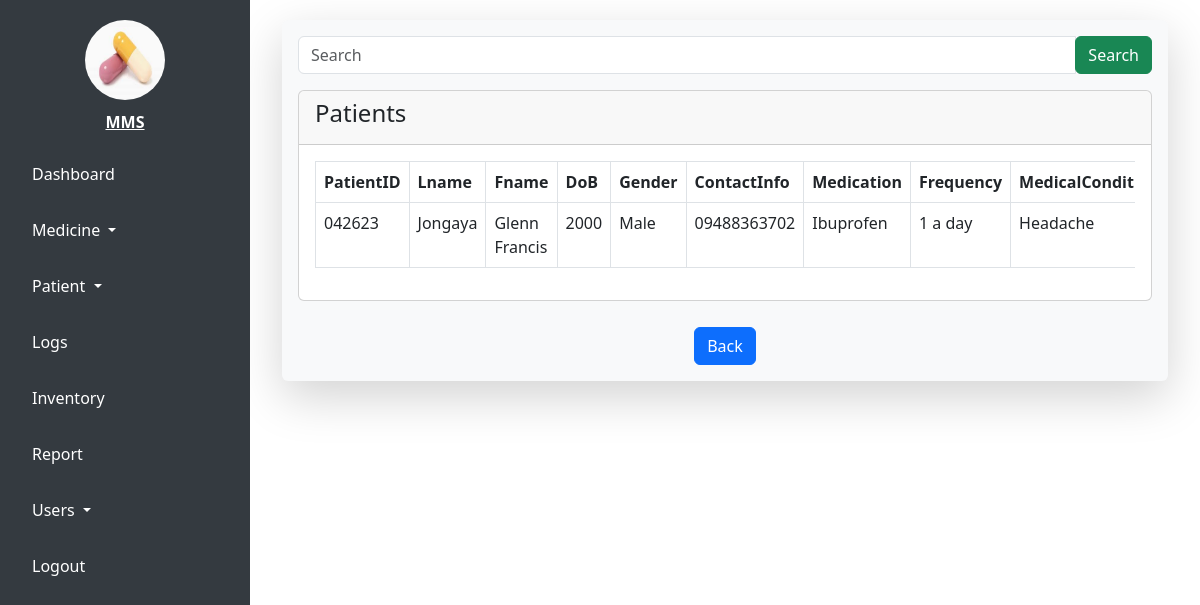
The app's page /patient.php (signed in) with its own data.
### tables this page shows
CREATE TABLE `tbl_patient` (
  `ID` int(11) NOT NULL,
  `PatientID` varchar(6) NOT NULL,
  `Lname` varchar(20) NOT NULL,
  `Fname` varchar(20) NOT NULL,
  `DoB` int(4) NOT NULL,
  `Gender` varchar(20) NOT NULL,
  `ContactInfo` varchar(11) NOT NULL,
  `MedicineType` varchar(20) NOT NULL,
  `MedicineName` varchar(20) NOT NULL,
  `Frequency` varchar(50) NOT NULL,
  `MedicalCondition` varchar(500) NOT NULL
);

### patient.php (the view, shortened to what this page needs)
<?php
	include 'connection/connection.php';
?>
<!DOCTYPE html>
<html lang="en">
<head>
    <link href="https://cdn.jsdelivr.net/npm/bootstrap@5.3.0-alpha1/dist/css/bootstrap.min.css" rel="stylesheet">
</head>
<body>
<div class="sidebar" id="sidebar">
    <a class="sidebar-brand" href="#">
        <img src="medicines/tablet2.jpeg" alt="Logo">
        <span>MMS</span>
    </a>
    <ul class="sidebar-nav nav flex-column">
        <li class="nav-item">
            <a class="nav-link" href="admin.php">Dashboard</a>
        </li>
        <li class="nav-item dropdown">
            <a class="nav-link dropdown-toggle" href="#" id="medicineDropdown" role="button" data-bs-toggle="dropdown" aria-haspopup="true" aria-expanded="false">
                Medicine
            </a>
        </li>
        <li class="nav-item dropdown">
            <a class="nav-link dropdown-toggle" href="#" id="patientDropdown" role="button" data-bs-toggle="dropdown" aria-haspopup="true" aria-expanded="false">
                Patient
            </a>
        </li>
        <li class="nav-item">
            <a class="nav-link" href="logs.php">Logs</a>
        </li>
        <li class="nav-item">
            <a class="nav-link" href="inventory.php">Inventory</a>
        </li>
        <li class="nav-item">
            <a class="nav-link" href="report.php">Report</a>
        </li>
        <li class="nav-item dropdown">
            <a class="nav-link dropdown-toggle" href="#" id="usersDropdown" role="button" data-bs-toggle="dropdown" aria-haspopup="true" aria-expanded="false">
                Users
            </a>
        </li>
        <li class="nav-item">
            <a class="nav-link" href="session.php">Logout</a>
        </li>
    </ul>
</div>
<div class="main-content" id="main-content">
    <div class="container-fluid">
        <div class="shadow-lg p-3 mb-5 bg-body-tertiary rounded">
<?php
$result = $conn->query("SELECT * FROM tbl_patient");
?>
  <div class="row g-3">
    <div class="col-mb-3">
      <form action="editpatient.php" method="GET" class="mb-3">
        <div class="input-group">
          <input type="text" name="search" class="form-control" placeholder="Search">
          <div class="input-group-append">
            <button type="submit" name="submit" class="btn btn-success">Search</button>
          </div>
        </div>
      </form>
      <div class="card">
        <div class="card-header">
          <h4>Patients</h4>
        </div>
        <div class="card-body">
          <div class="table-responsive">
            <table class="table table-hover table-bordered">
              <thead>
                <tr>
                  <th>PatientID</th>
                  <th>Lname</th>
                  <th>Fname</th>
                  <th>DoB</th>
                  <th>Gender</th>
                  <th>ContactInfo</th>
                  <th>Medication</th>
                  <th>Frequency</th>
                  <th>MedicalCondition</th>
                </tr>
              </thead>
              <tbody>
                <?php while ($row = mysqli_fetch_object($result)) { ?>
                  <tr>
                    <td><?php echo $row->PatientID ?></td>
                    <td><?php echo $row->Lname ?></td>
                    <td><?php echo $row->Fname ?></td>
                    <td><?php echo $row->DoB ?></td>
                    <td><?php echo $row->Gender ?></td>
                    <td><?php echo $row->ContactInfo ?></td>
                    <td><?php echo $row->MedicineName ?></td>
                    <td><?php echo $row->Frequency ?></td>
                    <td><?php echo $row->MedicalCondition ?></td>
                  </tr>
                <?php } ?>
              </tbody>
            </table>
          </div>
        </div>
      </div>
    </div>
    <div class="text-center">
       <a href="report.php" class="btn btn-primary" style="margin-top: 10px">Back</a>
    </div>
    </div>
  </div>
</div>
</body>
</html>

### patient.php (style rules this page uses)
body { display: flex; height: 100vh; margin: 0; overflow-x: hidden; }
.sidebar { background-color: #343a40; width: 250px; display: flex; flex-direction: column; align-items: center; position: fixed; top: 0; left: 0; bottom: 0; transition: all 0.3s; z-index: 100; }
.sidebar-brand { font-weight: bold; color: #fff; text-align: center; margin: 20px 0; display: flex; flex-direction: column; align-items: center; }
.sidebar-brand img { margin-bottom: 10px; width: 80px; height: 80px; border-radius: 50%; }
.sidebar-nav { display: flex; flex-direction: column; gap: 1rem; width: 100%; align-items: start; padding: 0 1rem; }
.nav-item { width: 100%; }
.nav-link { color: #fff; padding: 0.5rem 1rem; text-align: left; border-radius: 0.25rem; width: 100%; transition: background-color 0.3s ease; }
.main-content { margin-left: 250px; padding: 20px; flex-grow: 1; transition: margin-left 0.3s; width: calc(100% - 250px); }

### records on screen
tbl_patient: PatientID "042623", Lname "Jongaya", Fname "Glenn Francis", DoB "2000", Gender "Male", ContactInfo "09488363702", MedicineName "Ibuprofen", Frequency "1 a day", MedicalCondition "Headache"
